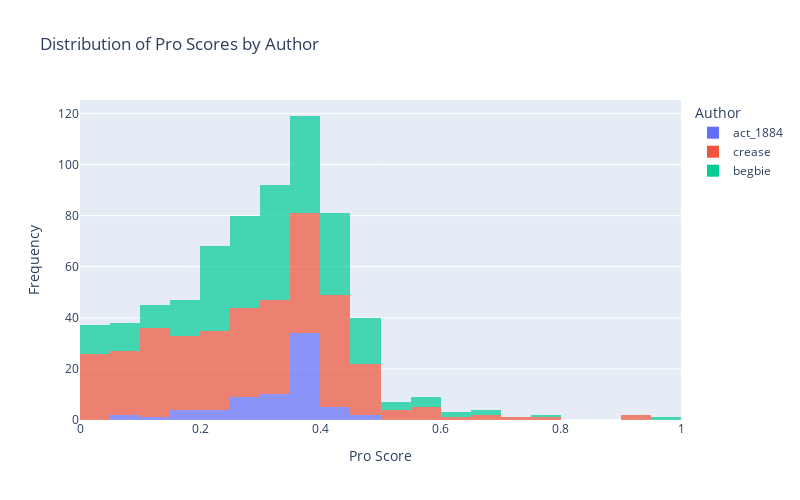
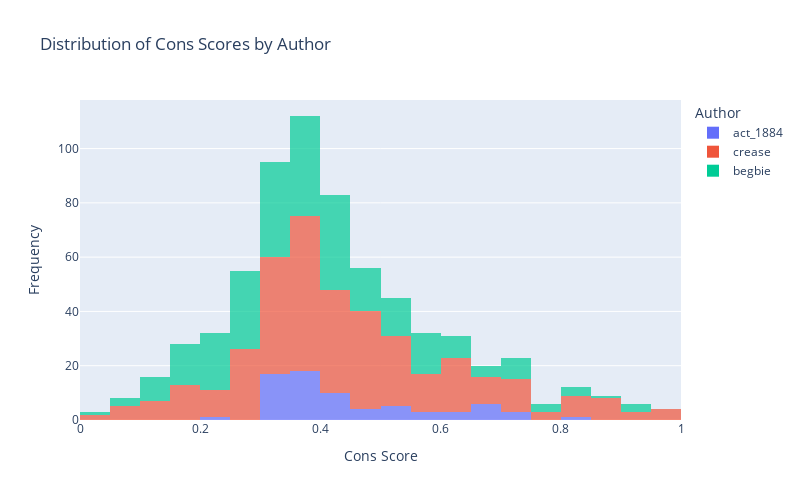

The code cell stored with these charts, in order, in its notebook:
### Code cell
# Plot histogram for Pro scores
fig_pro = px.histogram(
    df_scores,
    x="Pro",
    color="Author",
    title="Distribution of Pro Scores by Author",
    nbins=30,
    opacity=0.7,
    labels={"Pro": "Pro Score"}
)
fig_pro.update_layout(
    xaxis_title="Pro Score",
    yaxis_title="Frequency",
    width=800,
    height=500
)
fig_pro.show()

# Plot histogram for Cons scores
fig_cons = px.histogram(
    df_scores,
    x="Cons",
    color="Author",
    title="Distribution of Cons Scores by Author",
    nbins=30,
    opacity=0.7,
    labels={"Cons": "Cons Score"}
)
fig_cons.update_layout(
    xaxis_title="Cons Score",
    yaxis_title="Frequency",
    width=800,
    height=500
)
fig_cons.show()

### Figure 1 — Plotly figure (JSON) as saved in the notebook; plotly's stock layout.template omitted (floating-point values rounded to 4 significant figures; data arrays with more than 128 entries replaced by an {"elided": "..."} marker saying what was removed)
{"data": [{"bingroup": "x", "hovertemplate": "Author=act_1884<br>Pro Score=%{x}<br>count=%{y}<extra></extra>", "legendgroup": "act_1884", "marker": {"color": "#636efa", "opacity": 0.7, "pattern": {"shape": ""}}, "name": "act_1884", "nbinsx": 30, "orientation": "v", "showlegend": true, "type": "histogram", "x": [0.1615, 0.3814, 0.08859, 0.2942, 0.3575, 0.293, 0.3631, 0.3245, 0.3625, 0.364, 0.3623, 0.1973, 0.3612, 0.4619, 0.3699, 0.1638, 0.3595, 0.3405, 0.3735, 0.1733, 0.3921, 0.2095, 0.1353, 0.3955, 0.3739, 0.3347, 0.2778, 0.3865, 0.3799, 0.3699, 0.3766, 0.3799, 0.2777, 0.409, 0.24, 0.3986, 0.2544, 0.3839, 0.3059, 0.377, 0.3726, 0.09948, 0.2855, 0.391, 0.2572, 0.388, 0.3439, 0.3884, 0.3899, 0.4014, 0.3423, 0.3795, 0.3221, 0.3903, 0.3094, 0.2877, 0.2921, 0.4102, 0.3019, 0.3999, 0.3604, 0.4061, 0.25, 0.3862, 0.4526, 0.3897, 0.3026, 0.3847, 0.4053, 0.3775, 0.24], "xaxis": "x", "yaxis": "y"}, {"bingroup": "x", "hovertemplate": "Author=crease<br>Pro Score=%{x}<br>count=%{y}<extra></extra>", "legendgroup": "crease", "marker": {"color": "#EF553B", "opacity": 0.7, "pattern": {"shape": ""}}, "name": "crease", "nbinsx": 30, "orientation": "v", "showlegend": true, "type": "histogram", "x": {"elided": "345 float values"}, "xaxis": "x", "yaxis": "y"}, {"bingroup": "x", "hovertemplate": "Author=begbie<br>Pro Score=%{x}<br>count=%{y}<extra></extra>", "legendgroup": "begbie", "marker": {"color": "#00cc96", "opacity": 0.7, "pattern": {"shape": ""}}, "name": "begbie", "nbinsx": 30, "orientation": "v", "showlegend": true, "type": "histogram", "x": {"elided": "260 float values"}, "xaxis": "x", "yaxis": "y"}], "layout": {"barmode": "relative", "height": 500, "legend": {"title": {"text": "Author"}, "tracegroupgap": 0}, "title": {"text": "Distribution of Pro Scores by Author"}, "width": 800, "xaxis": {"anchor": "y", "domain": [0, 1], "title": {"text": "Pro Score"}}, "yaxis": {"anchor": "x", "domain": [0, 1], "title": {"text": "Frequency"}}}}

### Figure 2 — Plotly figure (JSON) as saved in the notebook; plotly's stock layout.template omitted (floating-point values rounded to 4 significant figures; data arrays with more than 128 entries replaced by an {"elided": "..."} marker saying what was removed)
{"data": [{"bingroup": "x", "hovertemplate": "Author=act_1884<br>Cons Score=%{x}<br>count=%{y}<extra></extra>", "legendgroup": "act_1884", "marker": {"color": "#636efa", "opacity": 0.7, "pattern": {"shape": ""}}, "name": "act_1884", "nbinsx": 30, "orientation": "v", "showlegend": true, "type": "histogram", "x": [0.6822, 0.3752, 0.8148, 0.6188, 0.399, 0.3903, 0.4031, 0.6046, 0.4095, 0.5497, 0.3741, 0.7038, 0.3815, 0.3319, 0.3726, 0.7418, 0.3764, 0.4402, 0.356, 0.7478, 0.3574, 0.68, 0.4429, 0.3743, 0.3169, 0.3338, 0.5437, 0.4183, 0.3423, 0.4949, 0.5025, 0.3463, 0.632, 0.3415, 0.6908, 0.3488, 0.6624, 0.3623, 0.5942, 0.3557, 0.3616, 0.6788, 0.5717, 0.3511, 0.4896, 0.346, 0.4197, 0.3537, 0.4887, 0.3425, 0.5272, 0.3401, 0.5417, 0.3286, 0.3971, 0.2371, 0.434, 0.3198, 0.4363, 0.3372, 0.4454, 0.3427, 0.5862, 0.3614, 0.3099, 0.3552, 0.4881, 0.3382, 0.41, 0.3385, 0.6759], "xaxis": "x", "yaxis": "y"}, {"bingroup": "x", "hovertemplate": "Author=crease<br>Cons Score=%{x}<br>count=%{y}<extra></extra>", "legendgroup": "crease", "marker": {"color": "#EF553B", "opacity": 0.7, "pattern": {"shape": ""}}, "name": "crease", "nbinsx": 30, "orientation": "v", "showlegend": true, "type": "histogram", "x": {"elided": "345 float values"}, "xaxis": "x", "yaxis": "y"}, {"bingroup": "x", "hovertemplate": "Author=begbie<br>Cons Score=%{x}<br>count=%{y}<extra></extra>", "legendgroup": "begbie", "marker": {"color": "#00cc96", "opacity": 0.7, "pattern": {"shape": ""}}, "name": "begbie", "nbinsx": 30, "orientation": "v", "showlegend": true, "type": "histogram", "x": {"elided": "260 float values"}, "xaxis": "x", "yaxis": "y"}], "layout": {"barmode": "relative", "height": 500, "legend": {"title": {"text": "Author"}, "tracegroupgap": 0}, "title": {"text": "Distribution of Cons Scores by Author"}, "width": 800, "xaxis": {"anchor": "y", "domain": [0, 1], "title": {"text": "Cons Score"}}, "yaxis": {"anchor": "x", "domain": [0, 1], "title": {"text": "Frequency"}}}}
